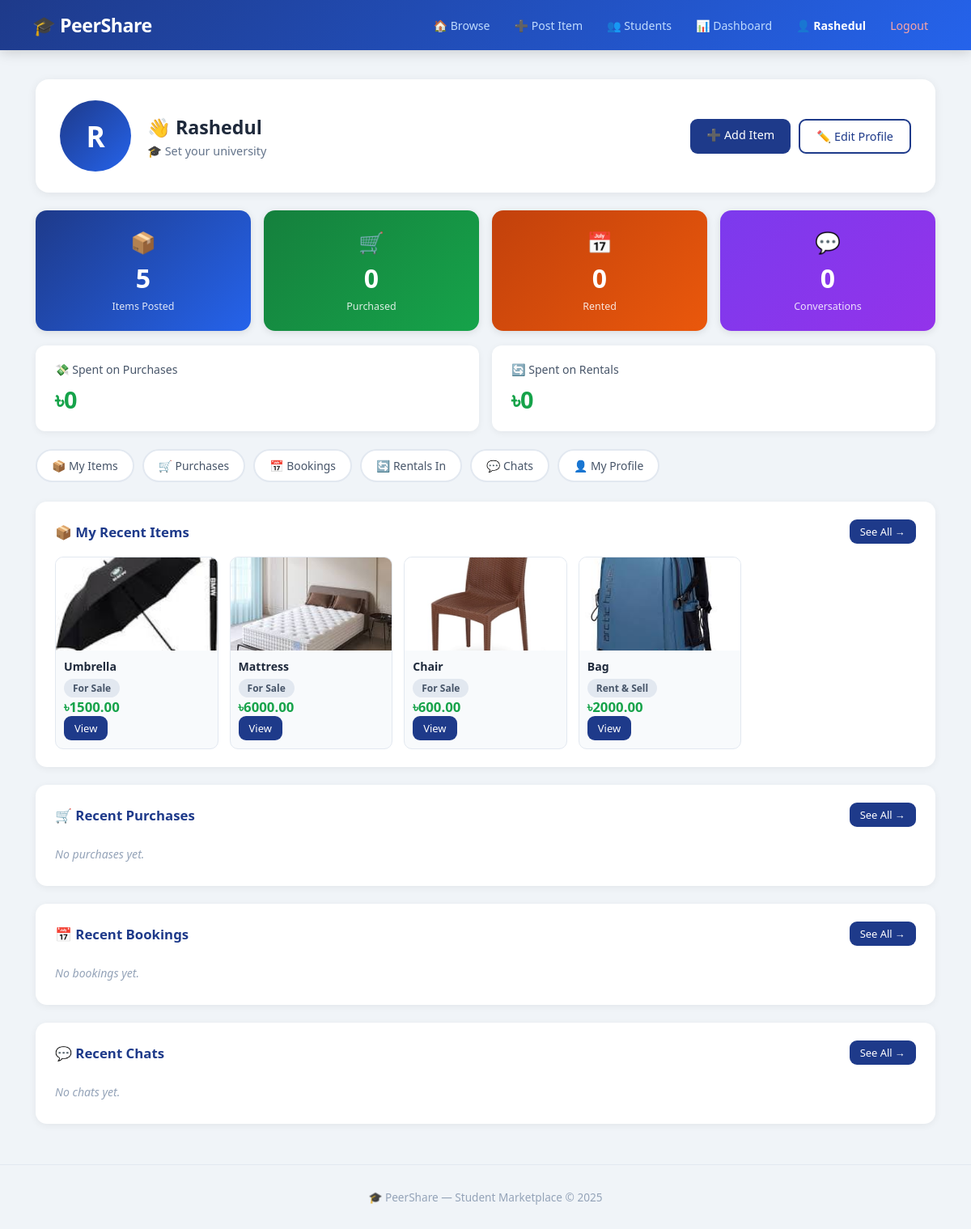
The app's page /dashboard/ (signed in) with its own data.
### accounts/models.py (models this page shows, shortened)
class CustomUser(AbstractUser):
    university_email = models.EmailField(
        unique=True,
        blank=True,
        default=''
    )
    is_verified = models.BooleanField(default=False)

### user/models.py (models this page shows, shortened)
class Profile(models.Model):
    UNIVERSITY_CHOICES = [
        ('farmgate', 'University of Asia Pacific'),
        ('dhaka', 'University of Dhaka'),
        ('buet',  'BUET'),
        ('nsu',   'North South University'),
        ('bracu', 'BRAC University'),
        ('cuet',  'CUET'),
        ('ruet',  'RUET'),
        ('other', 'Other'),
    ]
    user        = models.OneToOneField(
                    settings.AUTH_USER_MODEL,
                    on_delete=models.CASCADE,
                    related_name='profile'
                  )
    bio         = models.TextField(blank=True, null=True)
    profile_pic = models.ImageField(
                    upload_to='profiles/',
                    blank=True, null=True
                  )
    university  = models.CharField(
                    max_length=100,
                    choices=UNIVERSITY_CHOICES,
                    blank=True
                  )
    phone       = models.CharField(max_length=20, blank=True)
    location    = models.CharField(max_length=100, blank=True)
    joined_at   = models.DateTimeField(auto_now_add=True)

### marketplace/models.py (models this page shows, shortened)
class Item(models.Model):
    CATEGORY_CHOICES = [
        ('rent', 'For Rent'),
        ('sell', 'For Sale'),
        ('both', 'Rent & Sell'),
    ]
    owner = models.ForeignKey(
                     settings.AUTH_USER_MODEL,
                     on_delete=models.CASCADE,
                     related_name='items'
                   )
    title = models.CharField(max_length=200)
    description  = models.TextField()
    price  = models.DecimalField(
                     max_digits=10, decimal_places=2
                   )
    category = models.CharField(
                     max_length=10, choices=CATEGORY_CHOICES
                   )
    image = models.ImageField(
                     upload_to='items/',
                     null=True, blank=True
                   )
    is_available = models.BooleanField(default=True)
    created_at   = models.DateTimeField(auto_now_add=True)

### dashboard/views.py (the view)
# urls.py: path('',views.dashboard_home,name='dashboard'),
@login_required
def dashboard_home(request):
    profile = request.user.profile
    my_items = Item.objects.filter(
        owner=request.user
    ).order_by('-created_at')
    purchases = Purchase.objects.filter(
        buyer=request.user
    ).order_by('-purchased_at')
    bookings = Booking.objects.filter(
        renter=request.user
    ).order_by('-booked_at')
    reviews = Review.objects.filter(
        user=request.user
    ).order_by('-created_at')
    sent = ChatMessage.objects.filter(
        sender=request.user
    ).values_list('receiver', flat=True)
    received = ChatMessage.objects.filter(
        receiver=request.user
    ).values_list('sender', flat=True)
    chat_users = User.objects.filter(
        id__in=set(list(sent) + list(received))
    )
    total_spent = sum(p.price_paid for p in purchases)
    total_rent = sum(b.total_price for b in bookings)
    return render(request, 'dashboard/home.html', {
        'profile': profile,
        'my_items': my_items,
        'purchases': purchases,
        'bookings': bookings,
        'reviews': reviews,
        'chat_users': chat_users,
        'total_spent': total_spent,
        'total_rent': total_rent,
    })

### templates/dashboard/home.html (shortened to what this page needs)
{% extends 'base.html' %}
{% block content %}
<div class="db-topbar">
  <div class="db-user-info">
    {% if profile.profile_pic %}
      <img src="{{ profile.profile_pic.url }}"
           class="avatar-lg">
    {% else %}
      <div class="avatar-lg-placeholder">
        {{ request.user.username|first|upper }}
      </div>
    {% endif %}
    <div>
      <h2>👋 {{ request.user.username }}</h2>
      <p>🎓 {{ profile.get_university_display|default:"Set your university" }}</p>
    </div>
  </div>
  <div class="db-top-btns">
    <a href="/add/" class="btn">➕ Add Item</a>
    <a href="/user/profile/edit/"
       class="btn outline">✏️ Edit Profile</a>
  </div>
</div>
<div class="stats-grid">
  <div class="stat-card stat-blue">
    <span class="s-icon">📦</span>
    <span class="s-num">{{ my_items.count }}</span>
    <span class="s-lbl">Items Posted</span>
  </div>
  <div class="stat-card stat-green">
    <span class="s-icon">🛒</span>
    <span class="s-num">{{ purchases.count }}</span>
    <span class="s-lbl">Purchased</span>
  </div>
  <div class="stat-card stat-orange">
    <span class="s-icon">📅</span>
    <span class="s-num">{{ bookings.count }}</span>
    <span class="s-lbl">Rented</span>
  </div>
  <div class="stat-card stat-purple">
    <span class="s-icon">💬</span>
    <span class="s-num">{{ chat_users.count }}</span>
    <span class="s-lbl">Conversations</span>
  </div>
</div>
<div class="money-row">
  <div class="money-card">
    <p class="money-label">💸 Spent on Purchases</p>
    <p class="money-val">৳{{ total_spent }}</p>
  </div>
  <div class="money-card">
    <p class="money-label">🔄 Spent on Rentals</p>
    <p class="money-val">৳{{ total_rent }}</p>
  </div>
</div>
<div class="quick-nav">
  <a href="/dashboard/items/"     class="qnav-btn">📦 My Items</a>
  <a href="/dashboard/purchases/" class="qnav-btn">🛒 Purchases</a>
  <a href="/dashboard/bookings/"  class="qnav-btn">📅 Bookings</a>
  <a href="/dashboard/rentals/"   class="qnav-btn">🔄 Rentals In</a>
  <a href="/dashboard/chats/"     class="qnav-btn">💬 Chats</a>
  <a href="/user/profile/"        class="qnav-btn">👤 My Profile</a>
</div>
<div class="db-section">
  <div class="db-sec-head">
    <h3>📦 My Recent Items</h3>
    <a href="/dashboard/items/" class="btn small">See All →</a>
  </div>
  {% if my_items %}
  <div class="mini-grid">
    {% for item in my_items|slice:":4" %}
    <div class="mini-card">
      {% if item.image %}
        <img src="{{ item.image.url }}" alt="{{ item.title }}">
      {% else %}
        <div class="mini-no-img">📦</div>
      {% endif %}
      <div class="mini-body">
        <strong>{{ item.title }}</strong>
        <span class="badge">{{ item.get_category_display }}</span>
        <p class="price">৳{{ item.price }}</p>
        <a href="/item/{{ item.pk }}/" class="btn small">View</a>
      </div>
    </div>
    {% endfor %}
  </div>
  {% else %}
    <p class="empty-msg">
      No items yet.
      <a href="/add/">Post your first item →</a>
    </p>
  {% endif %}
</div>
<div class="db-section">
  <div class="db-sec-head">
    <h3>🛒 Recent Purchases</h3>
    <a href="/dashboard/purchases/" class="btn small">See All →</a>
  </div>
  {% if purchases %}
  <table class="table">
    <thead>
      <tr>
        <th>Item</th><th>Price</th>
        <th>Status</th><th>Date</th>
      </tr>
    </thead>
    <tbody>
    {% for p in purchases|slice:":4" %}
      <tr>
        <td>
          <a href="/item/{{ p.item.pk }}/">
            {{ p.item.title }}
          </a>
        </td>
        <td>৳{{ p.price_paid }}</td>
        <td>
          <span class="sbadge sbadge-{{ p.status }}">
            {{ p.get_status_display }}
          </span>
        </td>
        <td>{{ p.purchased_at|date:"d M Y" }}</td>
      </tr>
    {% endfor %}
    </tbody>
  </table>
  {% else %}
    <p class="empty-msg">No purchases yet.</p>
  {% endif %}
</div>
<div class="db-section">
  <div class="db-sec-head">
    <h3>📅 Recent Bookings</h3>
    <a href="/dashboard/bookings/" class="btn small">See All →</a>
  </div>
  {% if bookings %}
  <table class="table">
    <thead>
      <tr>
        <th>Item</th><th>Days</th>
        <th>Total</th><th>Status</th><th>Date</th>
      </tr>
    </thead>
    <tbody>
    {% for b in bookings|slice:":4" %}
      <tr>
        <td>
          <a href="/item/{{ b.item.pk }}/">
            {{ b.item.title }}
          </a>
        </td>
        <td>{{ b.days }}</td>
        <td>৳{{ b.total_price }}</td>
        <td>
          <span class="sbadge sbadge-{{ b.status }}">
            {{ b.get_status_display }}
          </span>
        </td>
        <td>{{ b.booked_at|date:"d M Y" }}</td>
      </tr>
    {% endfor %}
    </tbody>
  </table>
  {% else %}
    <p class="empty-msg">No bookings yet.</p>
  {% endif %}
</div>
<div class="db-section">
  <div class="db-sec-head">
    <h3>💬 Recent Chats</h3>
    <a href="/dashboard/chats/" class="btn small">See All →</a>
  </div>
  {% if chat_users %}
  <div class="chat-previews">
    {% for u in chat_users|slice:":4" %}
    <a href="/chat/{{ u.pk }}/" class="chat-preview-item">
      <div class="avatar-placeholder">
        {{ u.username|first|upper }}
      </div>
      <span>{{ u.username }}</span>
      <span class="chat-arrow">→</span>
    </a>
    {% endfor %}
  </div>
  {% else %}
    <p class="empty-msg">No chats yet.</p>
  {% endif %}
</div>
{% endblock %}

### templates/base.html (shortened to what this page needs)
<!DOCTYPE html>
<html lang="en">
<head>
  {% load static %}
  <link rel="stylesheet" href="{% static 'css/style.css' %}">
</head>
<body>
<nav class="navbar">
  <a href="/" class="logo">🎓 PeerShare</a>
  <div class="nav-links">
    {% if user.is_authenticated %}
      <a href="/">🏠 Browse</a>
      <a href="/add/">➕ Post Item</a>
      <a href="/user/all/">👥 Students</a>
      <a href="/dashboard/">📊 Dashboard</a>
      <a href="/user/profile/" class="nav-profile">
        👤 {{ user.username }}
      </a>
      <a href="/login/logout/" class="nav-logout">Logout</a>
    {% else %}
      <a href="/login/">Login</a>
      <a href="/login/register/" class="nav-register">Register</a>
    {% endif %}
  </div>
</nav>
<div class="container">
  {% block content %}{% endblock %}
</div>
<footer class="footer">
  <p>🎓 PeerShare — Student Marketplace &copy; 2025</p>
</footer>
</body>
</html>

### records on screen
CustomUser: username "Rashedul", user.username|first "R", user.username "Rashedul"
Profile: university "Set your university"
Item: image (picture), title "Umbrella", category "For Sale", price "1500.00"
Item: image (picture), title "Mattress", category "For Sale", price "6000.00"
Item: image (picture), title "Chair", category "For Sale", price "600.00"
Item: image (picture), title "Bag", category "Rent & Sell", price "2000.00"

### other values on screen
{{ my_items.count }} "5"
{{ purchases.count }} "0"
{{ bookings.count }} "0"
{{ chat_users.count }} "0"
{{ total_spent }} "0"
{{ total_rent }} "0"
